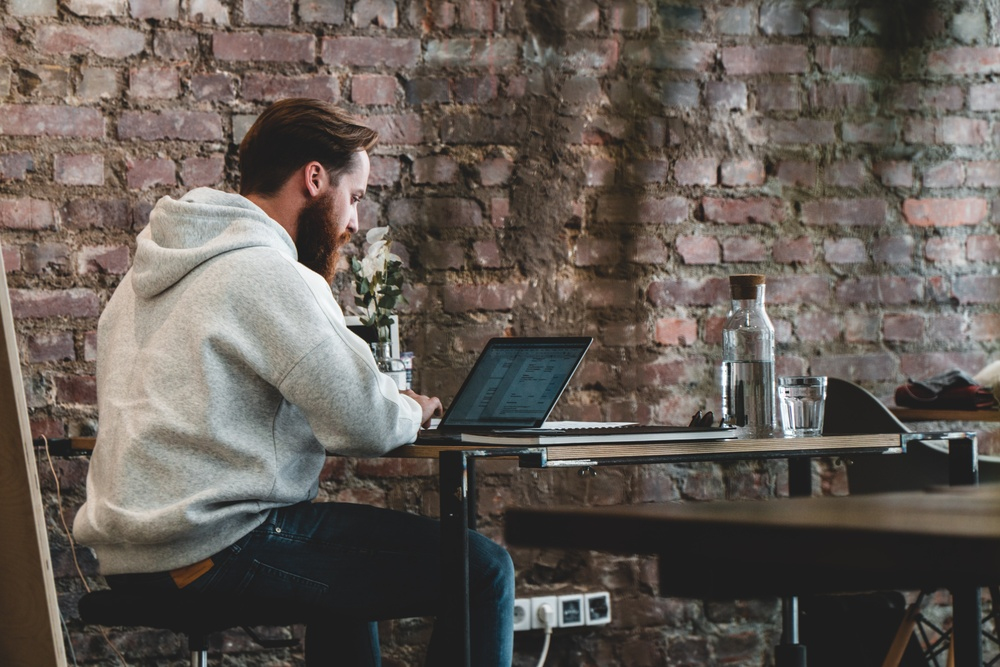
#> input picture Image samples/jonathan-kemper-IZcbhj6tbos-unsplash.jpg, 1000 x 667 px, shrunk from 6000 x 4000 before the run, found by its file name
$ jupyter execute image_processing_basics.ipynb
#> lines starting #> are read from the running program, lines starting #| are printed output that depends on the picture
# Image Processing Using Python (scikit-image)

A digital image is an array,or a matrix, of square pixels(picture elemets) arranged in columns and rows; in other words, a 2-D matrix.

Let's Make images come alive with scikit-image

[cell 1]
#import module from skimage to read and write image
from skimage import io
#assign our image to a variable for easier acess.
img = io.imread("jonathan-kemper-IZcbhj6tbos-unsplash.jpg")
#> img is the input picture: shape (667, 1000, 3); mean R, G, B 98.9, 91.3, 85.1
#downloaded image from unsplash

[cell 2]
#display image
io.imshow(img)
io.show()

[cell 3]
type(img)

This now shows that our image is of type of numpy array

[cell 4]
img.shape
#> Out = (667, 1000, 3)

here the output show the dimension of image 4000X6000 (col x rows) and 3 denotes that the image in multichannel i.e. RGB-3

[cell 5]
img.size
#> Out = 2001000
#4000*6000

[cell 6]
#for easier acess to show image later define a functoin using above commands
def show(img): #take image as parameter
    io.imshow(img)

#we will use this only when we need to get the dimesoins of the image

[cell 7]
#but to visualize image we can use matplotlib also(a data visualization library)
import matplotlib.pyplot as plt

def show_image(image, title='Image', cmap_type='gray'):
    plt.imshow(image, cmap=cmap_type)
    plt.title(title)
    plt.axis('off')
    plt.show()

[cell 8]
#let's change our RGB image to Grayscale
from skimage import color
gray_image = color.rgb2gray(img)
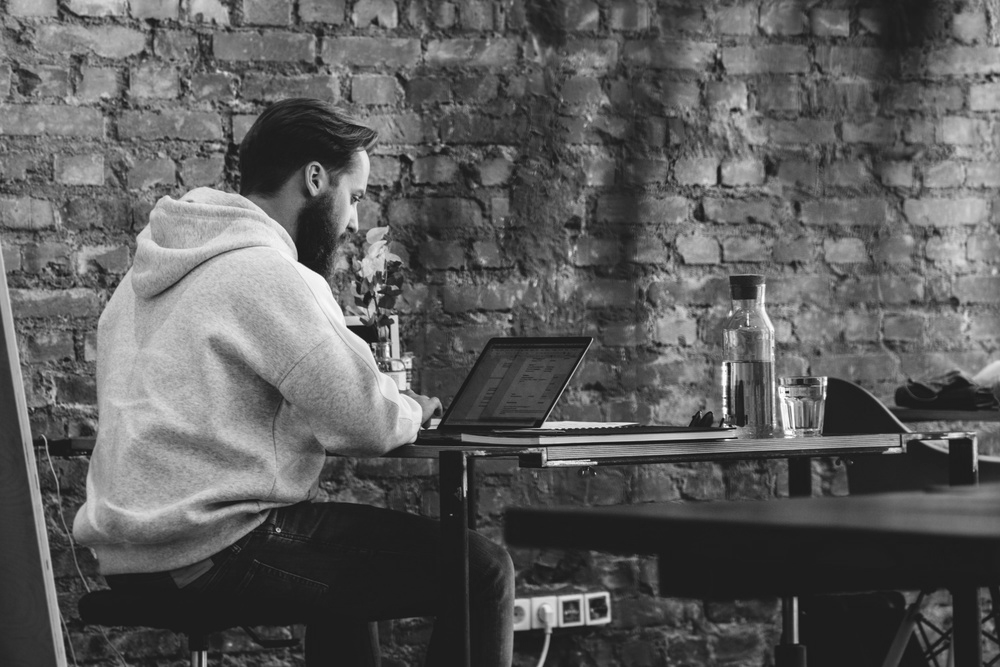
#> gray_image: shape (667, 1000) float64; min 0.058, max 0.999, mean 0.363

show(gray_image)

[cell 9]
show_image(gray_image, "my image")
show_image(img, "original")

[cell 10]
#not only grayscale we can obtain particualar image from RGB combination too
#lets obtain red color from image
red = img[:,:,0]
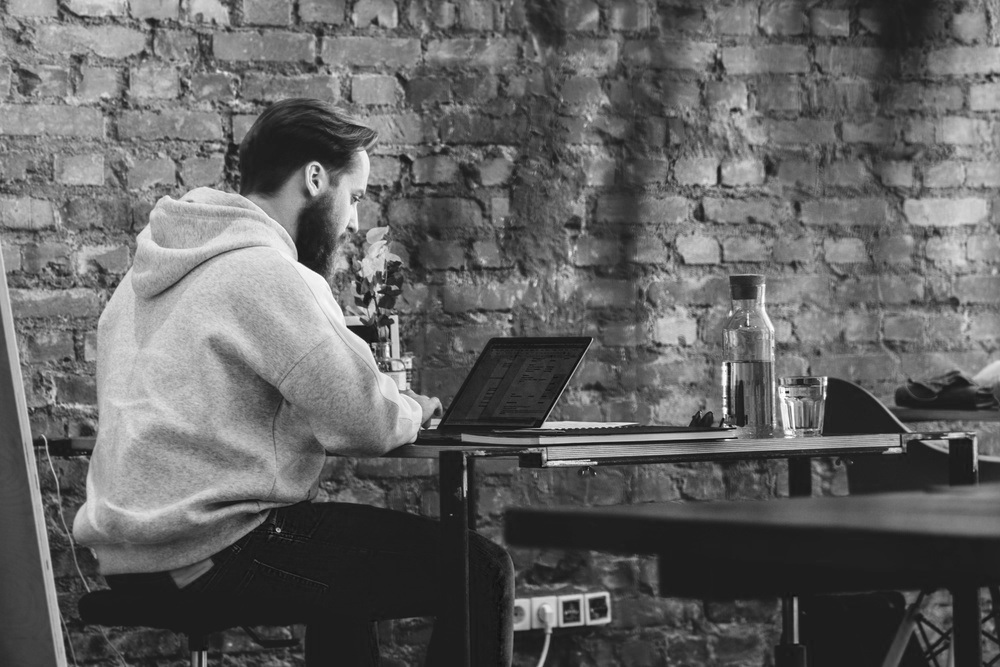
#> red: shape (667, 1000); min 9, max 255, mean 98.9
show(red)

though from naked eyes we are not able to see the difference between grayscale and this one but yes there is.
lets try with blue and green too

[cell 11]
green = img[:,:,1]
blue = img[:,:,2]
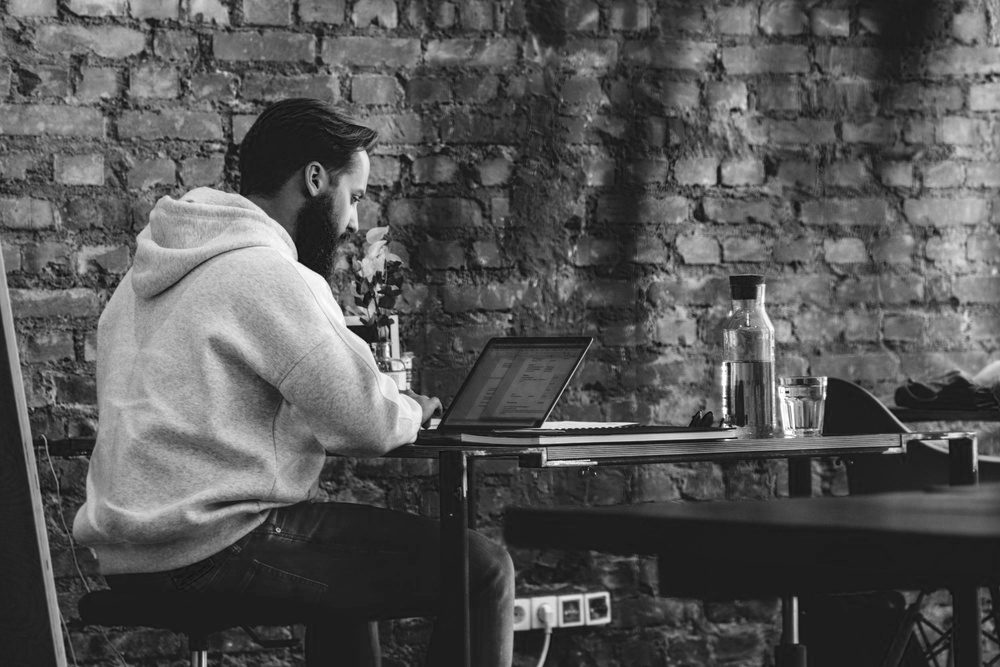
#> blue: shape (667, 1000); min 4, max 255, mean 85.1

show_image(red, "Red channel")
show_image(green, "Green channel")
show_image(blue, "Blue channel")

[cell 12]
#histogram of images
import matplotlib.pyplot as plt
plt.hist(red.ravel(),bins=256)
plt.show()
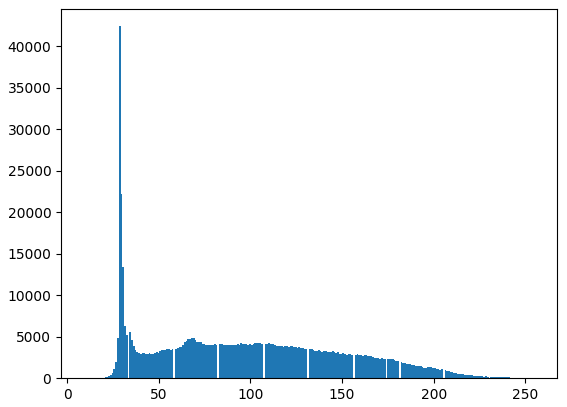
#> figure drawn by matplotlib, 1 panel; tallest bar 42402 high, from x = 28.22 to 29.18

A histogram show the color distribution in image

[cell 13]
plt.hist(blue.ravel(),bins=256)
plt.show()
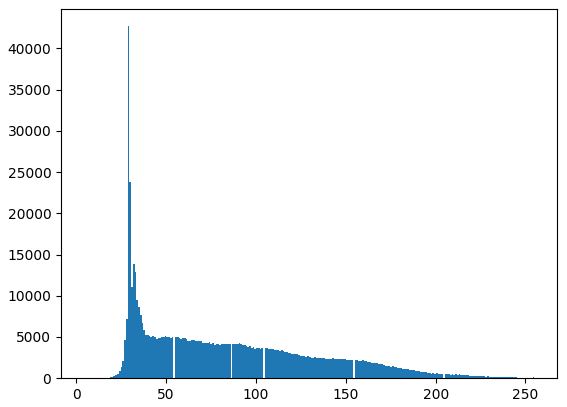
#> figure drawn by matplotlib, 1 panel; tallest bar 42692 high, from x = 28.51 to 29.49

[cell 14]
plt.hist(green.ravel(),bins=256)
plt.show()
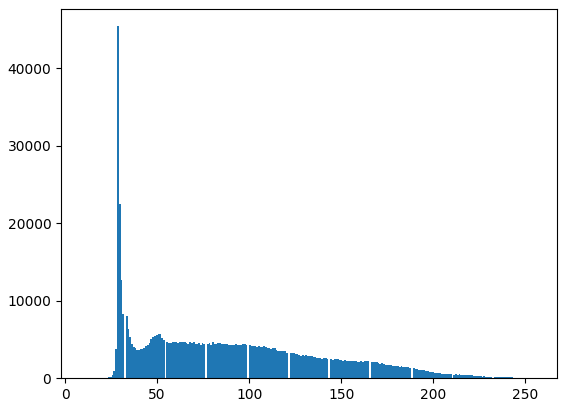
#> figure drawn by matplotlib, 1 panel; tallest bar 45393 high, from x = 28.18 to 29.14

[cell 15]
plt.hist(red.ravel(),bins=256)
plt.hist(blue.ravel(),bins=256)
plt.hist(green.ravel(),bins=256)
plt.show()
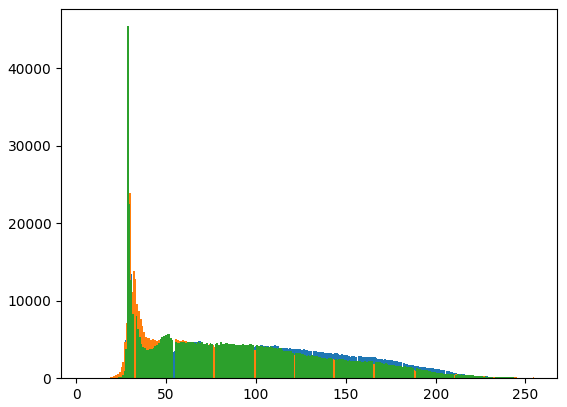
#> figure drawn by matplotlib, 1 panel; tallest bar 42402 high, from x = 28.22 to 29.18; tallest bar 42692 high, from x = 28.51 to 29.49; tallest bar 45393 high, from x = 28.18 to 29.14

# Let us now flip the image
for that we will need to import numpy, as image are stored the form of numpy array.
using numpy we'll flip the image by flipping row and colums same as reversing a linked list

[cell 16]
#flipping image
import numpy as np
#flip vertically using flipud function
ver_flip = np.flipud(img)
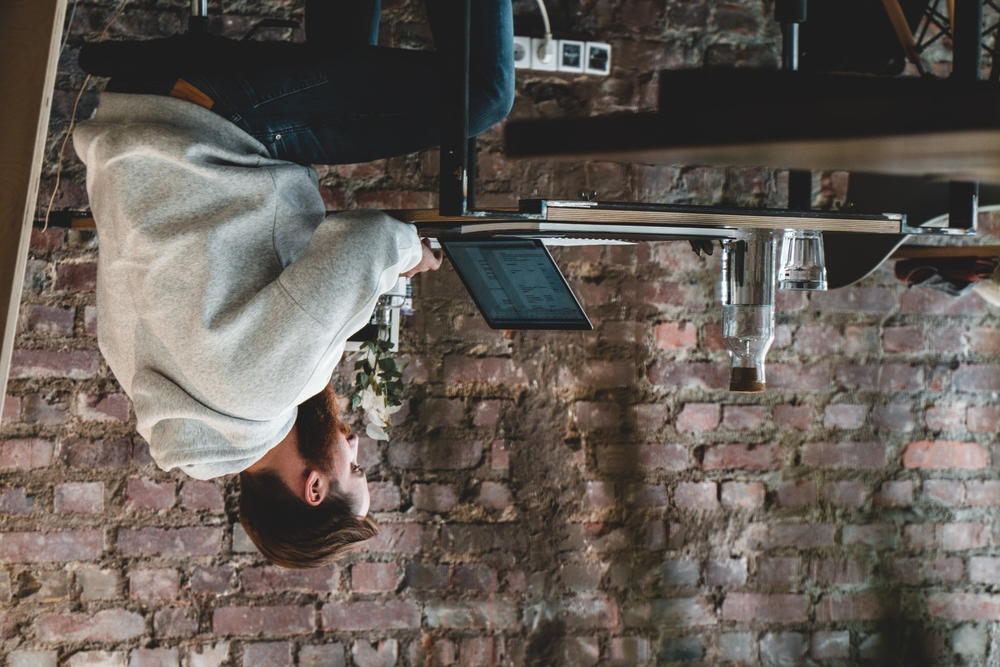
#> ver_flip: shape (667, 1000, 3); mean R, G, B 98.9, 91.3, 85.1
show_image(ver_flip)

[cell 17]
#horizontal flip
hor_flip = np.fliplr(img) #same as reversing the linkedlist here just every row in reversed
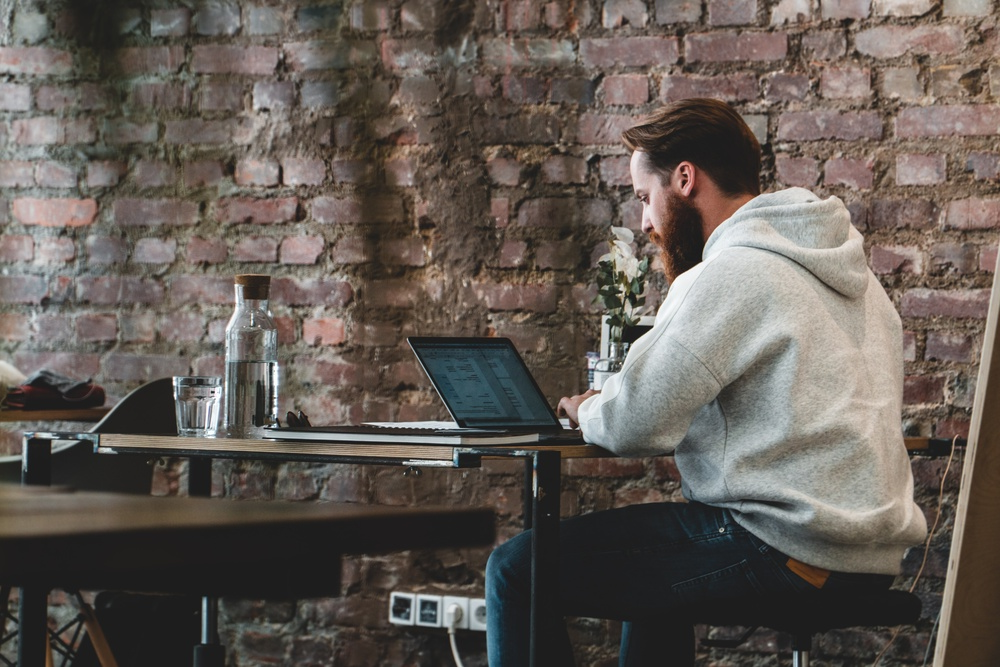
#> hor_flip: shape (667, 1000, 3); mean R, G, B 98.9, 91.3, 85.1
show_image(hor_flip)

$ run again, with Image samples/cat.jpg copied over Image samples/jonathan-kemper-IZcbhj6tbos-unsplash.jpg
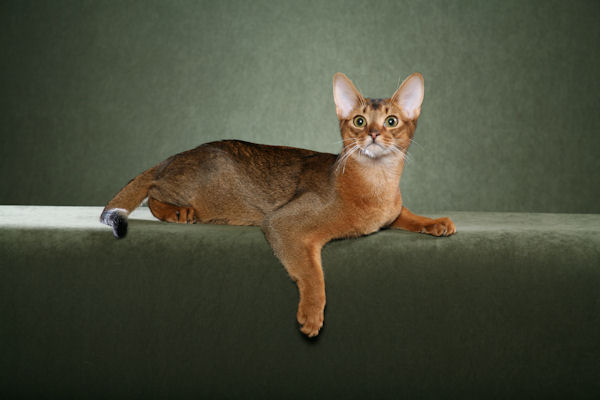
#> input picture Image samples/cat.jpg, 600 x 400 px, found by its file name
#> img is the input picture: shape (400, 600, 3); mean R, G, B 74.2, 76, 58.5
#> `ver_flip = np.flipud(img)`:
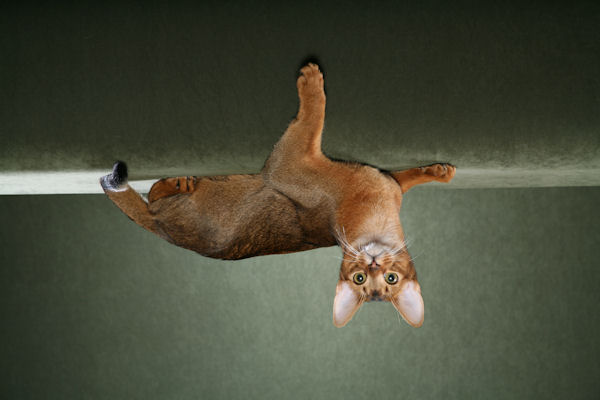
#> ver_flip: shape (400, 600, 3); mean R, G, B 74.2, 76, 58.5
#> `hor_flip = np.fliplr(img)`:
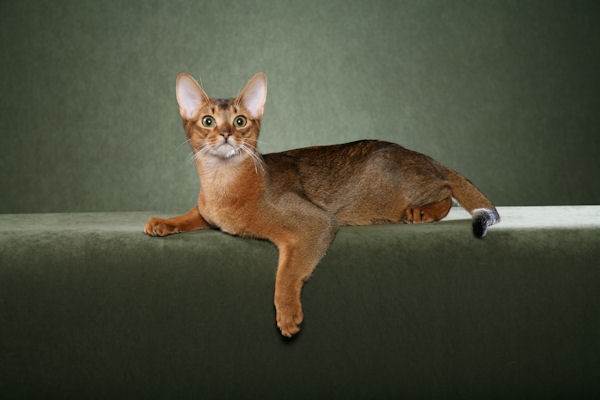
#> hor_flip: shape (400, 600, 3); mean R, G, B 74.2, 76, 58.5

$ run again, with Image samples/cloud.jpeg copied over Image samples/jonathan-kemper-IZcbhj6tbos-unsplash.jpg
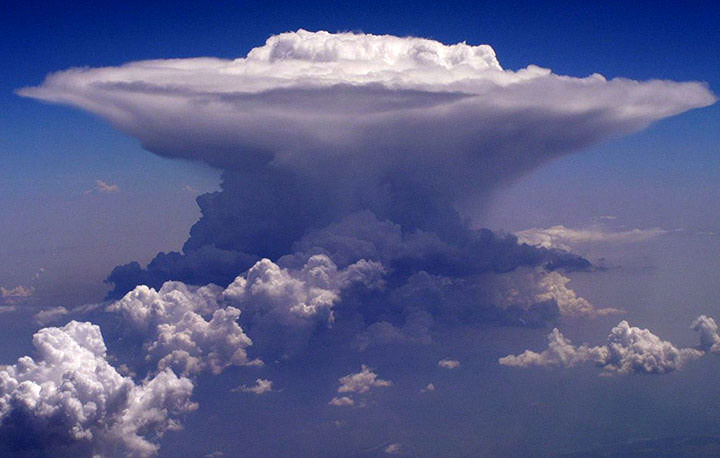
#> input picture Image samples/cloud.jpeg, 720 x 458 px, found by its file name
#> img is the input picture: shape (458, 720, 3); mean R, G, B 87.7, 93.7, 138.3
#> `ver_flip = np.flipud(img)`:
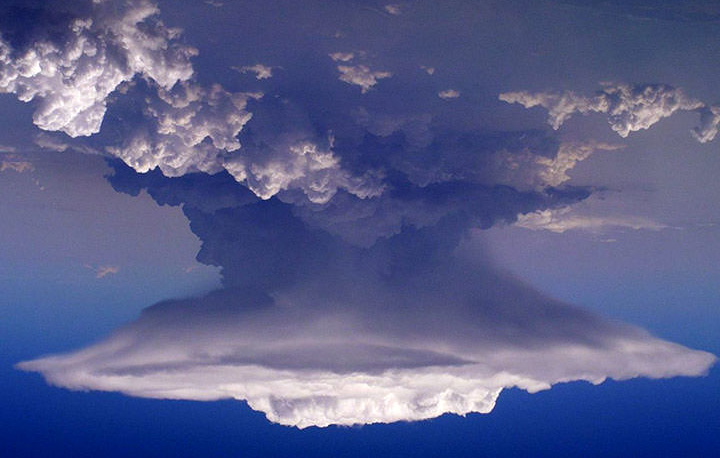
#> ver_flip: shape (458, 720, 3); mean R, G, B 87.7, 93.7, 138.3
#> `hor_flip = np.fliplr(img)`:
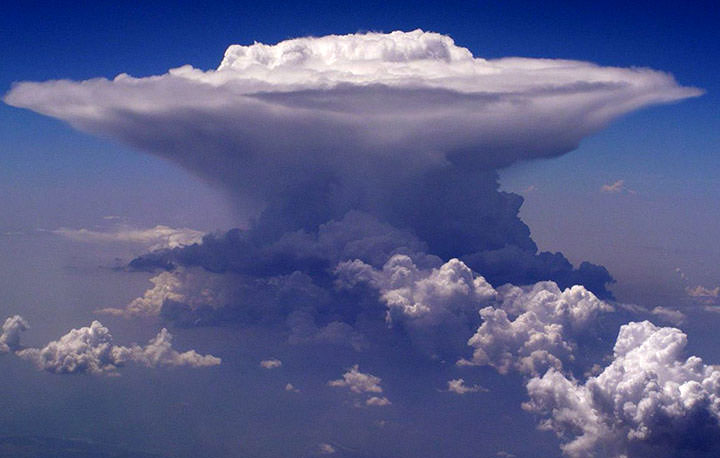
#> hor_flip: shape (458, 720, 3); mean R, G, B 87.7, 93.7, 138.3
